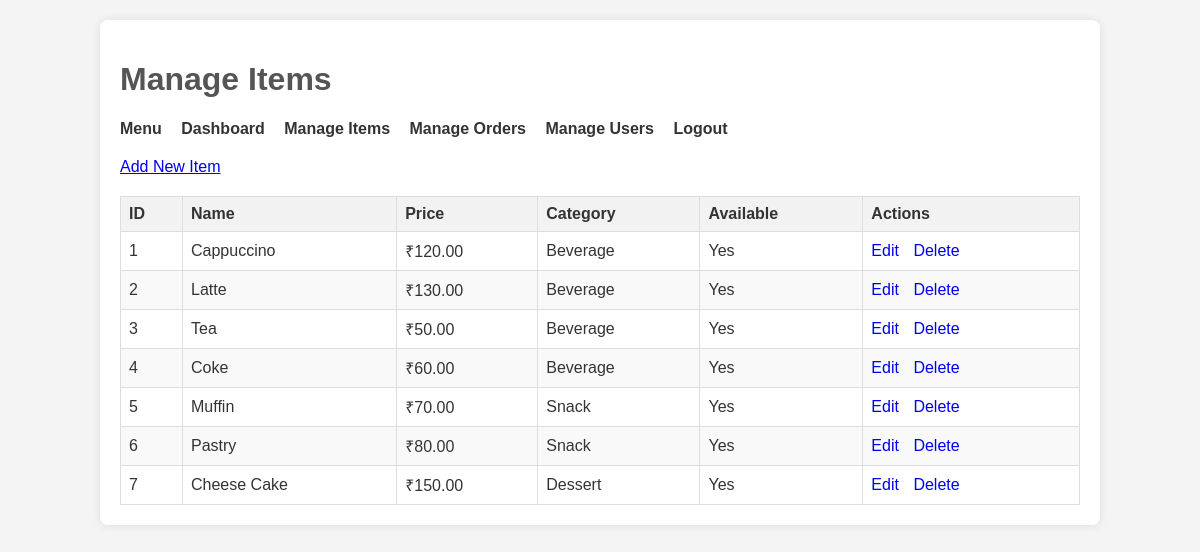
/admin/manage_items.php (signed in), run on the app's committed database.
### tables this page shows
CREATE TABLE `items` (
  `item_id` int(11) NOT NULL,
  `name` varchar(100) NOT NULL,
  `description` text DEFAULT NULL,
  `price` decimal(10,2) NOT NULL,
  `category` varchar(50) DEFAULT NULL,
  `is_available` tinyint(1) DEFAULT 1
);

### admin/manage_items.php (the view, shortened to what this page needs)
<?php
require '../database.php';
try {
    $stmt = $pdo->query("SELECT * FROM items");
    $items = $stmt->fetchAll(PDO::FETCH_ASSOC);
} catch (PDOException $e) {
    die("Error fetching items: " . $e->getMessage());
}
?>
<!DOCTYPE html>
<html lang="en">
<head>
    <link rel="stylesheet" href="../css/style.css">
</head>
<body>
    <div class="container">
        <h1>Manage Items</h1>
        <nav>
            <ul>
                <li><a href="../index.php">Menu</a></li>
                <li><a href="index.php">Dashboard</a></li>
                <li><a href="manage_items.php">Manage Items</a></li>
                <li><a href="manage_orders.php">Manage Orders</a></li>
                <?php if ($_SESSION['role'] == 'administrator'): ?>
                    <li><a href="manage_users.php">Manage Users</a></li>
                <?php endif; ?>
                <li><a href="../auth/logout.php">Logout</a></li>
            </ul>
        </nav>
        <p><a href="add_item.php" class="button">Add New Item</a></p>
        <?php if (empty($items)): ?>
            <p>No items available in the menu.</p>
        <?php else: ?>
            <table>
                <thead>
                    <tr>
                        <th>ID</th>
                        <th>Name</th>
                        <th>Price</th>
                        <th>Category</th>
                        <th>Available</th>
                        <th>Actions</th>
                    </tr>
                </thead>
                <tbody>
                    <?php foreach ($items as $item): ?>
                        <tr>
                            <td><?= $item['item_id'] ?></td>
                            <td><?= htmlspecialchars($item['name']) ?></td>
                            <td>₹<?= htmlspecialchars(number_format($item['price'], 2)) ?></td>
                            <td><?= htmlspecialchars($item['category']) ?></td>
                            <td><?= $item['is_available'] ? 'Yes' : 'No' ?></td>
                            <td>
                                <a href="edit_item.php?id=<?= $item['item_id'] ?>">Edit</a>
                                <a href="delete_item.php?id=<?= $item['item_id'] ?>" onclick="return confirm('Are you sure you want to delete this item?')">Delete</a>
                            </td>
                        </tr>
                    <?php endforeach; ?>
                </tbody>
            </table>
        <?php endif; ?>
    </div>
</body>
</html>

### css/style.css (style rules this page uses)
body { font-family: sans-serif; margin: 20px; background-color: #f4f4f4; color: #333; }
.container { max-width: 960px; margin: 0 auto; background-color: #fff; padding: 20px; border-radius: 8px; box-shadow: 0 0 10px rgba(0, 0, 0, 0.1); }
h1, h2, h3 { color: #555; }
nav ul { list-style: none; padding: 0; margin-bottom: 20px; }
nav ul li { display: inline; margin-right: 15px; }
nav a { text-decoration: none; color: #333; font-weight: bold; }

### admin/manage_items.php (style rules this page uses)
table { width: 100%; border-collapse: collapse; margin-top: 20px; }
th, td { border: 1px solid #ddd; padding: 8px; text-align: left; }
th { background-color: #f2f2f2; }
tbody tr:nth-child(even) { background-color: #f9f9f9; }
td a { margin-right: 10px; text-decoration: none; }

### data on the page
items: item_id "1", name "Cappuccino", price "120.00", category "Beverage", is_available "Yes"
items: item_id "2", name "Latte", price "130.00", category "Beverage", is_available "Yes"
items: item_id "3", name "Tea", price "50.00", category "Beverage", is_available "Yes"
items: item_id "4", name "Coke", price "60.00", category "Beverage", is_available "Yes"
items: item_id "5", name "Muffin", price "70.00", category "Snack", is_available "Yes"
items: item_id "6", name "Pastry", price "80.00", category "Snack", is_available "Yes"
items: item_id "7", name "Cheese Cake", price "150.00", category "Dessert", is_available "Yes"
